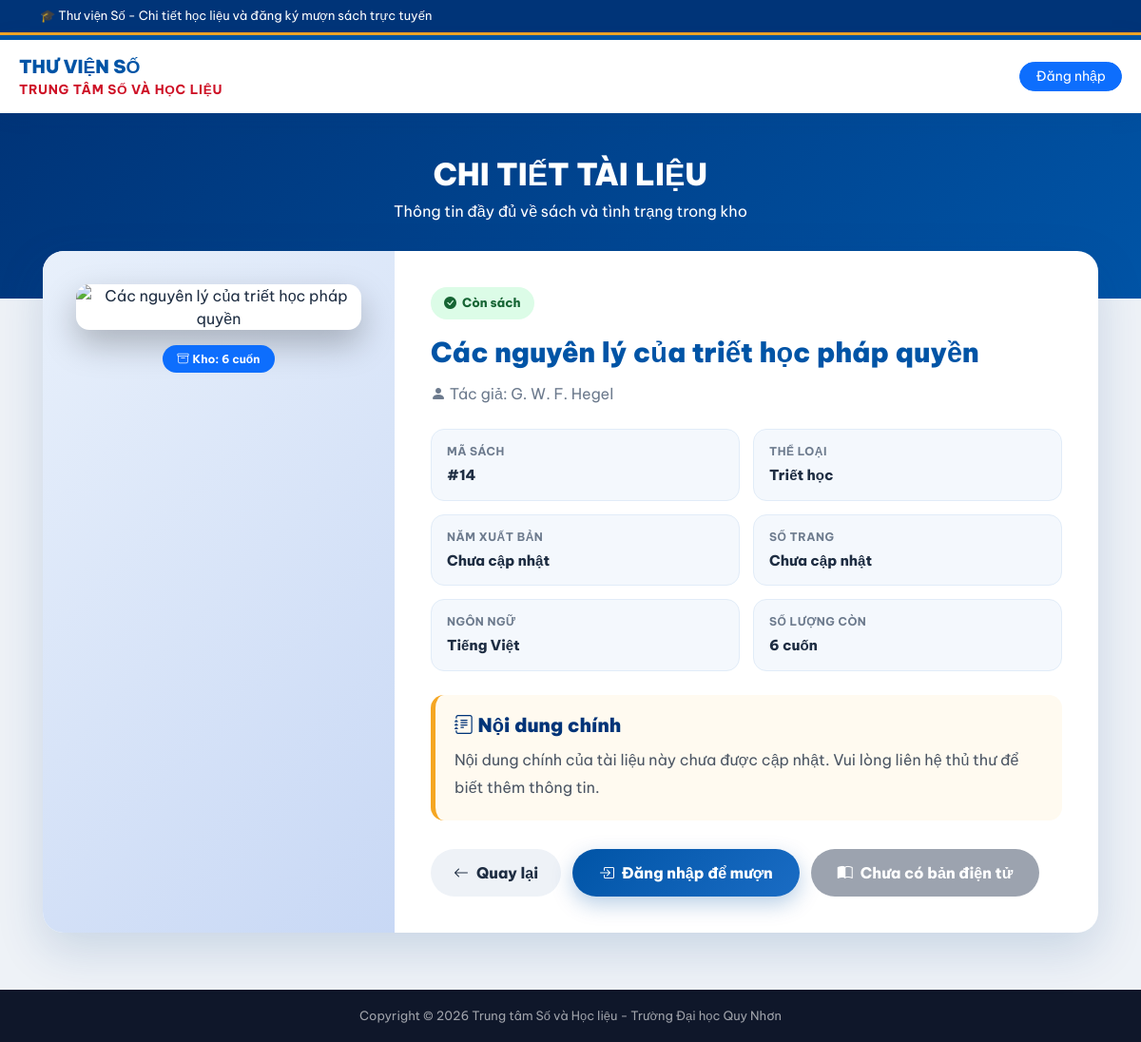
Page /detail.php?id=14 on the committed database.
### tables this page shows
CREATE TABLE `Books` (
  `id` int(11) NOT NULL,
  `title` varchar(255) NOT NULL,
  `author` varchar(255) NOT NULL,
  `category` varchar(100) DEFAULT NULL,
  `quantity` int(11) DEFAULT 0,
  `image_url` text DEFAULT NULL,
  `created_at` timestamp NOT NULL DEFAULT current_timestamp()
);

### detail.php (the view, shortened to what this page needs)
<?php
require_once 'config.php';
$book_id = isset($_GET['id']) ? (int)$_GET['id'] : 0;
$stmt = $pdo->prepare("SELECT * FROM Books WHERE id=?");
$stmt->execute([$book_id]);
$book = $stmt->fetch(PDO::FETCH_ASSOC);
$cover = !empty($book['image_url']) ? $book['image_url'] : 'images/default-book.png';
?>
<!DOCTYPE html>
<html lang="vi">
<head>
<link href="https://cdn.jsdelivr.net/npm/bootstrap-icons@1.11.1/font/bootstrap-icons.css" rel="stylesheet">
<link href="https://cdn.jsdelivr.net/npm/bootstrap@5.3.2/dist/css/bootstrap.min.css" rel="stylesheet">
</head>
<body>
<div class="top-bar">
  <div class="container"><marquee>🎓 Thư viện Số - Chi tiết học liệu và đăng ký mượn sách trực tuyến</marquee></div>
</div>
<header class="qnu-header">
  <div class="header-inner">
    <div class="brand" onclick="location.href='index.php'">
      <div>
        <div class="uni-name">Thư viện Số</div>
        <div class="lib-name">Trung tâm số và Học liệu</div>
      </div>
    </div>
    <div class="d-flex align-items-center gap-2">
      <?php if(isset($_SESSION['username'])): ?>
        <span class="fw-bold text-primary me-1 small"><i class="bi bi-person-circle"></i> <?php echo htmlspecialchars($_SESSION['username']); ?></span>
        <a href="logout.php" class="btn btn-sm btn-danger rounded-pill px-3">Thoát</a>
      <?php else: ?>
        <a href="index.php" class="btn btn-sm btn-primary rounded-pill px-3">Đăng nhập</a>
      <?php endif; ?>
    </div>
  </div>
</header>
<section class="hero">
  <h2>CHI TIẾT TÀI LIỆU</h2>
  <p class="mb-0">Thông tin đầy đủ về sách và tình trạng trong kho</p>
</section>
<main class="detail-wrapper">
  <div class="detail-card">
    <div class="row g-0">
      <div class="col-lg-4">
        <div class="book-cover-box">
          <img src="<?php echo htmlspecialchars($cover); ?>"
               alt="<?php echo htmlspecialchars($book['title']); ?>"
               class="book-cover"
               onerror="this.src='images/default-book.png'">
          <div class="mt-3">
            <span class="badge <?php echo $book['quantity']>0 ? 'bg-primary' : 'bg-secondary'; ?> px-3 py-2 rounded-pill">
              <i class="bi bi-archive me-1"></i>Kho: <?php echo (int)$book['quantity']; ?> cuốn
            </span>
          </div>
        </div>
      </div>
      <div class="col-lg-8">
        <div class="book-info">
          <div class="mb-3">
            <?php if((int)$book['quantity']>0): ?>
              <span class="status-badge available"><i class="bi bi-check-circle-fill"></i> Còn sách</span>
            <?php elseif((int)($book['ebook_available']??0)===1): ?>
              <span class="status-badge" style="background:#e6f7ff;color:#055;"><i class="bi bi-book-half"></i> Chỉ có bản điện tử</span>
            <?php else: ?>
              <span class="status-badge unavailable"><i class="bi bi-x-circle-fill"></i> Hết sách</span>
            <?php endif; ?>
          </div>
          <h1 class="book-title"><?php echo htmlspecialchars($book['title']); ?></h1>
          <div class="book-author"><i class="bi bi-person-fill"></i> Tác giả: <?php echo htmlspecialchars($book['author']??'Chưa cập nhật'); ?></div>
          <div class="meta-grid">
            <div class="meta-item">
              <div class="meta-label">Mã sách</div>
              <div class="meta-value">#<?php echo htmlspecialchars($book['id']); ?></div>
            </div>
            <div class="meta-item">
              <div class="meta-label">Thể loại</div>
              <div class="meta-value"><?php echo htmlspecialchars($book['category']??'Chưa cập nhật'); ?></div>
            </div>
            <div class="meta-item">
              <div class="meta-label">Năm xuất bản</div>
              <div class="meta-value"><?php echo !empty($book['publish_year'])?htmlspecialchars($book['publish_year']):'Chưa cập nhật'; ?></div>
            </div>
            <div class="meta-item">
              <div class="meta-label">Số trang</div>
              <div class="meta-value"><?php echo !empty($book['pages'])?htmlspecialchars($book['pages']).' trang':'Chưa cập nhật'; ?></div>
            </div>
            <div class="meta-item">
              <div class="meta-label">Ngôn ngữ</div>
              <div class="meta-value"><?php echo !empty($book['language'])?htmlspecialchars($book['language']):'Tiếng Việt'; ?></div>
            </div>
            <div class="meta-item">
              <div class="meta-label">Số lượng còn</div>
              <div class="meta-value"><?php echo (int)$book['quantity']; ?> cuốn</div>
            </div>
          </div>
          <div class="description-box">
            <h5><i class="bi bi-journal-text"></i> Nội dung chính</h5>
            <p><?php echo !empty($book['description']) ? nl2br(htmlspecialchars($book['description'])) : 'Nội dung chính của tài liệu này chưa được cập nhật. Vui lòng liên hệ thủ thư để biết thêm thông tin.'; ?></p>
          </div>
          <div class="action-box">
            <a href="index.php" class="btn-back"><i class="bi bi-arrow-left"></i>Quay lại</a>
            <?php if((int)$book['quantity']>0): ?>
              <?php if(isset($_SESSION['username']) && $_SESSION['role']==='student'): ?>
                <a href="borrow.php?id=<?php echo $book['id']; ?>" class="btn-borrow">
                  <i class="bi bi-bag-check-fill"></i>Mượn vật lí
                </a>
                <button class="btn-cart" onclick="addToCartDetail(<?php echo $book['id']; ?>)">
                  <i class="bi bi-basket-plus-fill"></i>Thêm vào giỏ
                </button>
              <?php elseif(isset($_SESSION['username'])): ?>
                <button class="btn-borrow" onclick="alert('Chỉ tài khoản sinh viên mới được mượn sách.')">
                  <i class="bi bi-bag-check-fill"></i>Mượn sách vật lí
                </button>
              <?php else: ?>
                <a href="borrow.php?id=<?php echo $book['id']; ?>" class="btn-borrow">
                  <i class="bi bi-box-arrow-in-right"></i>Đăng nhập để mượn
                </a>
              <?php endif; ?>
            <?php else: ?>
              <button class="btn-borrow" style="background:#9ca3af;box-shadow:none;" disabled>
                <i class="bi bi-x-circle-fill"></i>Hết sách vật lí
              </button>
            <?php endif; ?>
            <?php if(($book['ebook_available']??0)==1 && !empty($book['ebook_url'])): ?>
              <a href="<?php echo htmlspecialchars($book['ebook_url']); ?>" target="_blank" class="btn-borrow" style="background:linear-gradient(135deg,#16a34a,#22c55e);">
                <i class="bi bi-book-half"></i>Đọc sách điện tử
              </a>
            <?php else: ?>
              <button class="btn-borrow" style="background:#9ca3af;box-shadow:none;" disabled>
                <i class="bi bi-book-half"></i>Chưa có bản điện tử
              </button>
            <?php endif; ?>
          </div>
        </div>
      </div>
    </div>
  </div>
</main>
<footer>Copyright © 2026 Trung tâm Số và Học liệu - Trường Đại học Quy Nhơn</footer>
</body>
</html>

### detail.php (style rules this page uses)
:root { --blue:#0054a6;--blue-dark:#003478;--gold:#f5a623;--red:#ce1126;--bg:#eef2f7;--text:#1e2d42;--muted:#6c7a8d; }
body { font-family:'Be Vietnam Pro',sans-serif;background:var(--bg);color:var(--text); }
.top-bar { background:var(--blue-dark);color:white;font-size:13px;padding:7px 0;border-bottom:3px solid var(--gold); }
.qnu-header { background:white;border-top:5px solid var(--blue);box-shadow:0 3px 20px rgba(0,60,130,.1);position:sticky;top:0;z-index:999; }
.header-inner { max-width:1200px;margin:0 auto;padding:14px 20px;display:flex;justify-content:space-between;align-items:center; }
.brand { display:flex;align-items:center;gap:14px;cursor:pointer; }
.uni-name { font-size:1.2rem;font-weight:900;color:var(--blue);text-transform:uppercase; }
.lib-name { font-size:.85rem;font-weight:700;color:var(--red);text-transform:uppercase;letter-spacing:.05em; }
.hero { background:linear-gradient(135deg,var(--blue-dark),var(--blue));padding:45px 20px 80px;color:white;text-align:center; }
.hero h2 { font-weight:900;margin-bottom:8px; }
.detail-wrapper { max-width:1150px;margin:-50px auto 60px;padding:0 20px;position:relative;z-index:5; }
.detail-card { background:white;border-radius:22px;box-shadow:0 18px 50px rgba(0,60,130,.16);overflow:hidden; }
.book-cover-box { background:linear-gradient(135deg,#e8f0fb,#c8d8f5);padding:35px;text-align:center;height:100%; }
.book-cover { width:260px;max-width:100%;aspect-ratio:2/3;object-fit:cover;border-radius:14px;box-shadow:0 15px 35px rgba(0,0,0,.25);background:white; }
.book-info { padding:38px; }
.book-title { font-size:1.8rem;font-weight:900;color:var(--blue);line-height:1.35;margin-bottom:12px; }
.book-author { color:var(--muted);font-size:1rem;margin-bottom:22px; }
.meta-grid { display:grid;grid-template-columns:repeat(2,minmax(0,1fr));gap:14px;margin:25px 0; }
.meta-item { background:#f4f8fd;border:1px solid #e1ecf8;border-radius:14px;padding:14px 16px; }
.meta-label { font-size:12px;color:var(--muted);font-weight:700;text-transform:uppercase;letter-spacing:.04em;margin-bottom:5px; }
.meta-value { font-size:15px;font-weight:800;color:var(--text); }
.description-box { background:#fffaf0;border-left:5px solid var(--gold);padding:20px;border-radius:14px;margin-top:25px; }
.description-box h5 { color:var(--blue-dark);font-weight:900;margin-bottom:10px; }
.description-box p { color:#4b5563;line-height:1.8;margin-bottom:0; }
.action-box { margin-top:30px;display:flex;gap:12px;flex-wrap:wrap; }
.btn-borrow { background:linear-gradient(135deg,var(--blue),#1a6cc4);color:white;border:none;padding:13px 28px;border-radius:50px;font-weight:800;text-decoration:none;display:inline-flex;align-items:center;gap:8px;box-shadow:0 8px 22px rgba(0,84,166,.28); }
.btn-back { background:#eef2f7;color:var(--text);border:none;padding:13px 24px;border-radius:50px;font-weight:800;text-decoration:none;display:inline-flex;align-items:center;gap:8px; }
.status-badge { display:inline-flex;align-items:center;gap:6px;padding:7px 14px;border-radius:50px;font-size:13px;font-weight:800; }
.available { background:#dcfce7;color:#166534; }
footer { background:#0f172a;color:rgba(255,255,255,.6);text-align:center;padding:18px;font-size:13px; }

### rows in the picture
books: quantity "6", title "Các nguyên lý của triết học pháp quyền", author "G. W. F. Hegel", id "14", category "Triết học"
